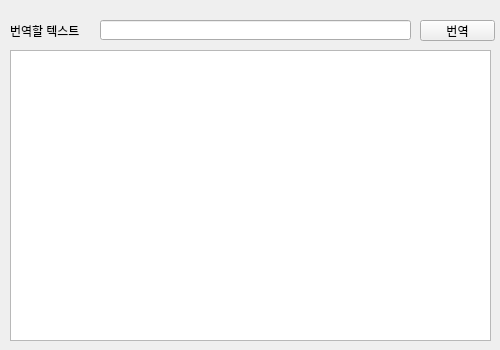
<?xml version="1.0" encoding="UTF-8"?>
<ui version="4.0">
 <class>Form</class>
 <widget class="QWidget" name="Form">
  <property name="geometry">
   <rect>
    <x>0</x>
    <y>0</y>
    <width>500</width>
    <height>350</height>
   </rect>
  </property>
  <property name="windowTitle">
   <string>Form</string>
  </property>
  <widget class="QLabel" name="label">
   <property name="geometry">
    <rect>
     <x>10</x>
     <y>10</y>
     <width>471</width>
     <height>41</height>
    </rect>
   </property>
   <property name="text">
    <string>번역할 텍스트</string>
   </property>
  </widget>
  <widget class="QLineEdit" name="txtBaseText">
   <property name="geometry">
    <rect>
     <x>100</x>
     <y>20</y>
     <width>311</width>
     <height>20</height>
    </rect>
   </property>
  </widget>
  <widget class="QPushButton" name="btnTrans">
   <property name="geometry">
    <rect>
     <x>420</x>
     <y>20</y>
     <width>75</width>
     <height>21</height>
    </rect>
   </property>
   <property name="minimumSize">
    <size>
     <width>0</width>
     <height>20</height>
    </size>
   </property>
   <property name="text">
    <string>번역</string>
   </property>
  </widget>
  <widget class="QTextBrowser" name="txbResult">
   <property name="geometry">
    <rect>
     <x>10</x>
     <y>50</y>
     <width>481</width>
     <height>291</height>
    </rect>
   </property>
  </widget>
 </widget>
 <resources/>
 <connections/>
</ui>
